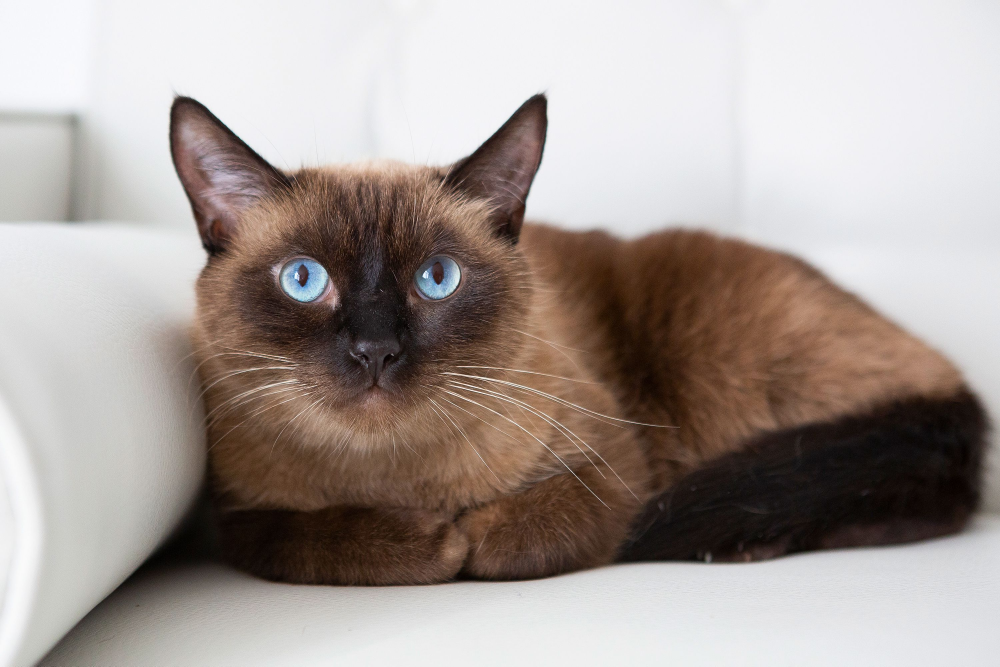
#> input picture urok1/cat2.jpg, 3000 x 1999 px, found by its file name (shown at 1/3 size)
$ python cattt2.py
#> lines starting #> are read from the running program, lines starting #| are printed output that depends on the picture
import cv2
from PIL import Image

image_path = "c:/Users/Asus/Desktop/git/urok1/cat2.jpg"
cascade_path = 'c:/Users/Asus/Desktop/git/urok1/haarcascade_frontalcatface_extended.xml'
glasses_path = 'c:/Users/Asus/Desktop/git/urok1/glasses.png'

image = cv2.imread(image_path)
#> image is the input picture: shape (1999, 3000, 3); mean B, G, R 151.8, 156.7, 166.9
if image is None:
    print("ПОМИЛКА: Зображення не завантажено! Перевірте шлях до файлу.")
    exit()
else:
    print(f"Зображення завантажено. Розмір: {image.shape}")
#| Зображення завантажено. Розмір: (1999, 3000, 3)

cat_face_cascade = cv2.CascadeClassifier(cascade_path)
if cat_face_cascade.empty():
    print("ПОМИЛКА: XML-файл каскаду не завантажено! Перевірте шлях.")
    exit()
else:
    print("Каскад завантажено успішно")

cat_face = cat_face_cascade.detectMultiScale(image)
#> cat_face = [[594, 404, 1064, 1064]]

print(f"Знайдено мордочок котів: {len(cat_face)}")
#| Знайдено мордочок котів: 1
print(f"Координати: {cat_face}")
#| Координати: [[ 594  404 1064 1064]]

cat = Image.open(image_path)
glasses = Image.open(glasses_path)
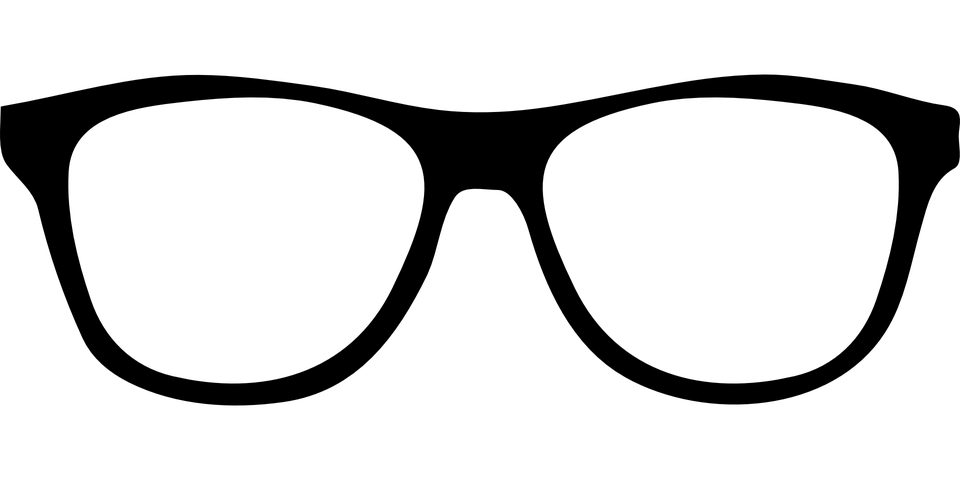
#> input picture urok1/glasses.png, 960 x 480 px, found by its file name
#> glasses is the input picture: PIL image 960x480 LA; mean R, G, B, A 0, 0, 0, 37.9
cat = cat.convert("RGBA")
#> cat: PIL image 3000x1999 RGBA
glasses = glasses.convert("RGBA")

for (x, y, w, h) in cat_face:
    glasses_resized = glasses.resize((w, int(h/3)))
    cat.paste(glasses_resized, (x, int(y + h/4)), glasses_resized)
#> this loop made 1 pass
#> pass 1, `glasses_resized = glasses.resize((w, int(h/3)))`:
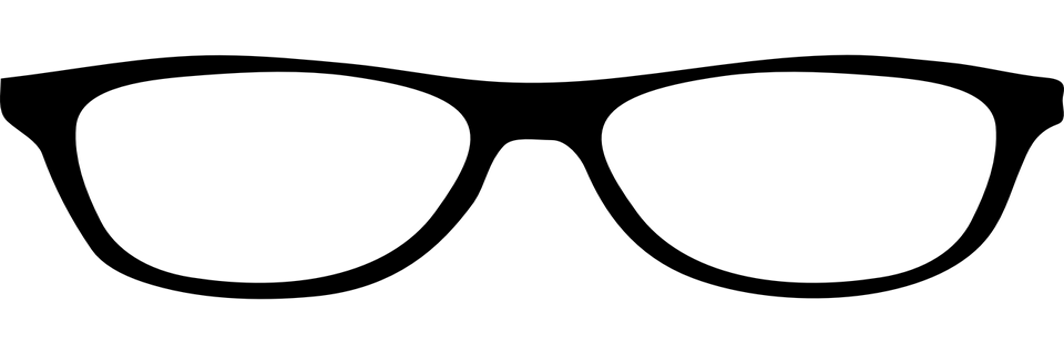
#> glasses_resized: PIL image 1064x354 RGBA; mean R, G, B, A 0, 0, 0, 37.9; transparent parts drawn white

output_path = 'c:/Users/Asus/Desktop/git/urok1/cat_with_glasses2.png'
cat.save(output_path)

cat_with_glasses = cv2.imread(output_path)
cv2.imshow("Cat_with_glasses", cat_with_glasses)
cv2.waitKey()
cv2.destroyAllWindows()
